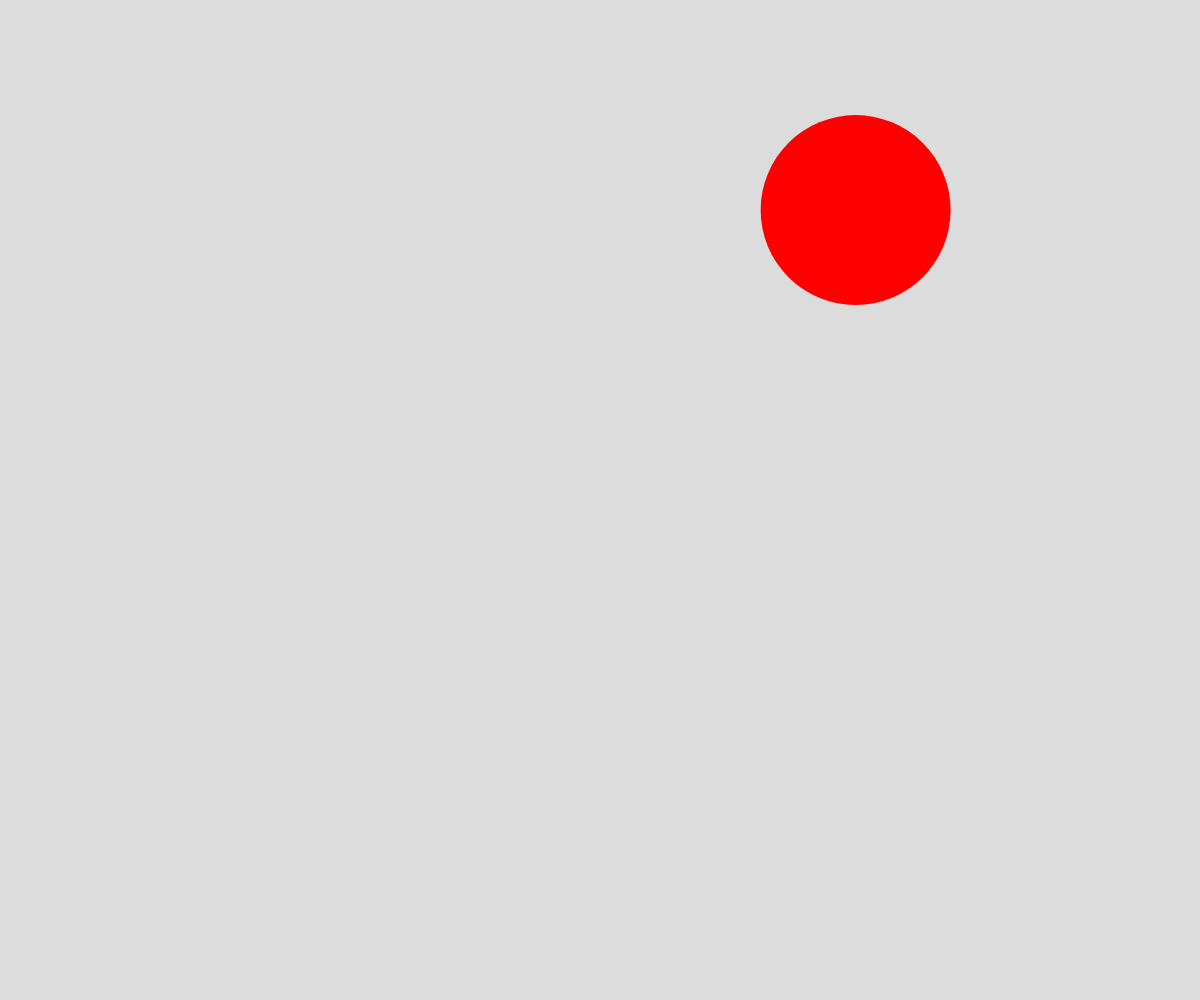
Frame 1 (no input)
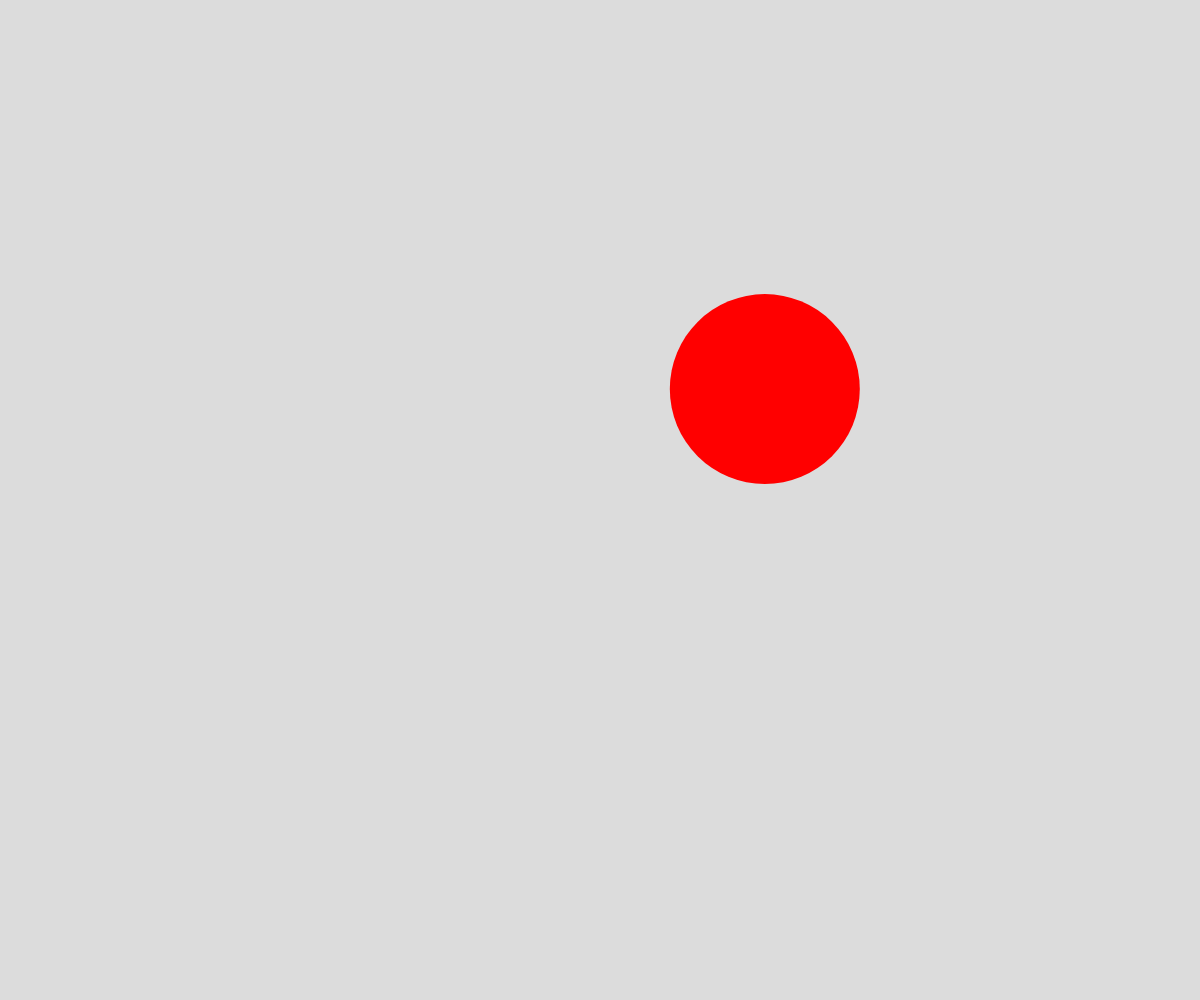
Frame 60 (no input)
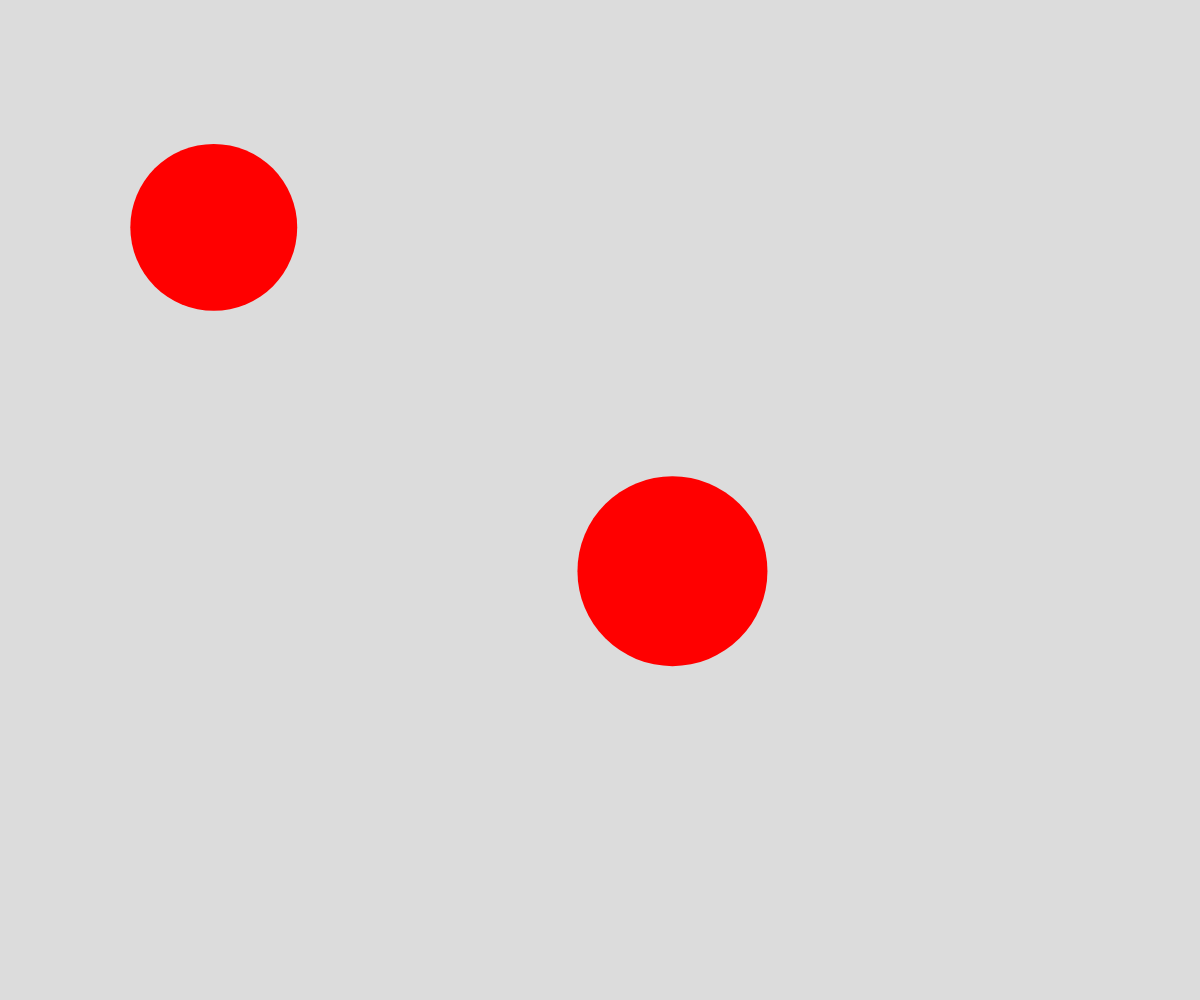
Frame 120 (the mouse pressed at the canvas centre since frame 60)

The p5.js sketch that drew these frames (run headless with seeded random() and noise() and a simulated clock; from frame 60 on, the mouse is pressed at the canvas centre):

// p5.js sketch
// ── sketch.js
// Bouncing Ball Object Demo

let ballArray = [];

function setup() {
  createCanvas(windowWidth, windowHeight);
  spawnBall();
}

function draw() {
  background(220);

  for (let ball of ballArray) {
    moveBalls(ball);
    displayBalls(ball);
  }
}

function moveBalls(ball) {
  //move ball
  ball.x += ball.dx;
  ball.y += ball.dy;

  //teleport around edge of screen
  if (ball.x - ball.radius > width) {
    //off right side
    ball.x = -ball.radius;
  }
  else if (ball.x + ball.radius < 0) {
    //off left side
    ball.x = width + ball.radius;
  }
  if (ball.y - ball.radius > height) {
    //off bottom
    ball.y = -ball.radius;
  }
  else if (ball.y + ball.radius < 0) {
    //off top
    ball.y = height + ball.radius;
  }
}

function displayBalls(ball) {
  //display ball
  noStroke();
  fill("red");
  circle(ball.x, ball.y, ball.radius * 2);
}

function mousePressed() {
  spawnBall();
}

function spawnBall() {
  let someBall = {
    x: random(width),
    y: random(height),
    radius: random(80, 100),
    dx: random(-5, 5),
    dy: random(-5, 5),
  };
  ballArray.push(someBall);
}
